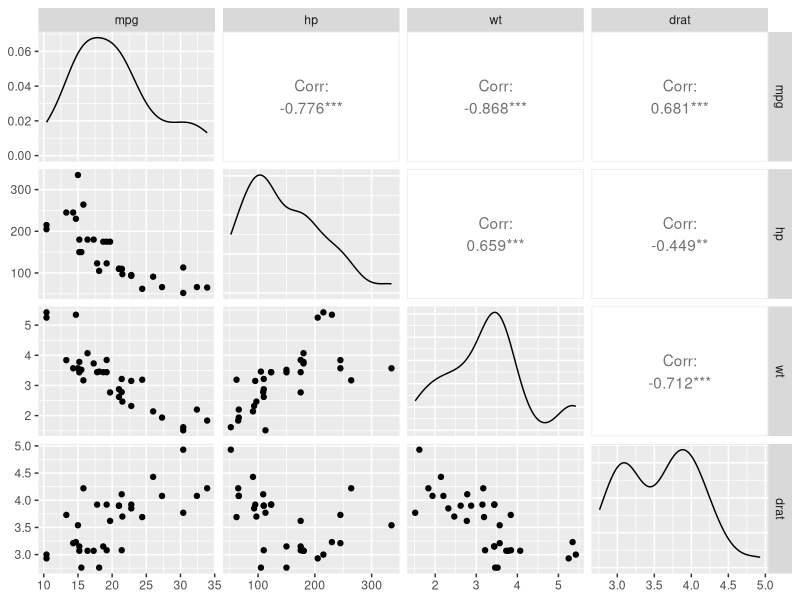

Here is the R script that generated this plot:
## ---- chunk 1

library(dplyr)            ## Data Transformation   --- T
library(ggplot2)          ## Data Visualization    --- V
library(GGally)           ## Data Visualization    --- V

## ---- chunk 2
mtcars %>% 
  select(mpg, hp, wt, drat) %>% 
  ggpairs()
## ---- chunk 3
model1 <- lm(mpg ~ hp, data = mtcars)
summary(model1)
## ---- chunk 4
 
# Metrics
n <- nrow(mtcars)
p <- length(coef(model1)) - 1
RSS <- sum(residuals(model1)^2)
RSE <- sqrt(RSS / (n - p - 1))
R2 <- summary(model1)$r.squared
adj_R2 <- summary(model1)$adj.r.squared
aic_val <- AIC(model1)
bic_val <- BIC(model1)

model1_metrics <- data.frame(
  type = "Model 1: mpg ~ hp",
    RSS = round(RSS, 2),
  RSE = round(RSE, 2),
  R2 = round(R2, 2),
  Adj_R2 = round(adj_R2, 2),
  AIC = round(aic_val, 2),
  BIC = round(bic_val, 2)
) 
model1_metrics
## ---- chunk 5
model2 <- lm(mpg ~ hp + wt, data = mtcars)
summary(model2)
## ---- chunk 6
# Metrics
p <- length(coef(model2)) - 1
RSS <- sum(residuals(model2)^2)
RSE <- sqrt(RSS / (n - p - 1))
R2 <- summary(model2)$r.squared
adj_R2 <- summary(model2)$adj.r.squared
aic_val <- AIC(model2)
bic_val <- BIC(model2)

model2_metrics <- data.frame(
  type = "Model 2: mpg ~ hp + wt",
    RSS = round(RSS, 2),
  RSE = round(RSE, 2),
  R2 = round(R2, 2),
  Adj_R2 = round(adj_R2, 2),
  AIC = round(aic_val, 2),
  BIC = round(bic_val, 2)
)
model2_metrics
## ---- chunk 7
# Partial F-test: Does adding wt help?
anova(model1, model2)
## ---- chunk 8
model3 <- lm(mpg ~ hp + wt + drat, data = mtcars)
summary(model3)
## ---- chunk 9
# Metrics
p <- length(coef(model3)) - 1
RSS <- sum(residuals(model3)^2)
RSE <- sqrt(RSS / (n - p - 1))

R2 <- summary(model3)$r.squared
adj_R2 <- summary(model3)$adj.r.squared
aic_val <- AIC(model3)
bic_val <- BIC(model3)

model3_metrics <- data.frame(
  type = "Model 3: mpg ~ hp + wt + drat",
    RSS = round(RSS, 2),
  RSE = round(RSE, 2),
  R2 = round(R2, 2),
  Adj_R2 = round(adj_R2, 2),
  AIC = round(aic_val, 2),
  BIC = round(bic_val, 2)
)
model3_metrics
## ---- chunk 10
# Partial F-test: Does adding drat help?
anova(model2, model3)
## ---- chunk 11
bind_rows(model1_metrics, model2_metrics, model3_metrics)
